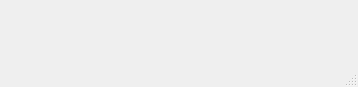
<?xml version="1.0" encoding="UTF-8"?>
<ui version="4.0">
 <class>Toast</class>
 <widget class="QMainWindow" name="Toast">
  <property name="geometry">
   <rect>
    <x>0</x>
    <y>0</y>
    <width>358</width>
    <height>87</height>
   </rect>
  </property>
  <property name="windowTitle">
   <string>MainWindow</string>
  </property>
  <property name="windowIcon">
   <iconset resource="../icons/sakia.icons.qrc">
    <normaloff>:/icons/cutecoin_logo</normaloff>:/icons/cutecoin_logo</iconset>
  </property>
  <widget class="QWidget" name="centralwidget">
   <layout class="QVBoxLayout" name="verticalLayout">
    <item>
     <widget class="QLabel" name="display">
      <property name="styleSheet">
       <string notr="true"/>
      </property>
      <property name="text">
       <string/>
      </property>
      <property name="textFormat">
       <enum>Qt::RichText</enum>
      </property>
      <property name="alignment">
       <set>Qt::AlignCenter</set>
      </property>
     </widget>
    </item>
   </layout>
  </widget>
  <widget class="QStatusBar" name="statusbar"/>
 </widget>
 <resources>
  <include location="../icons/sakia.icons.qrc"/>
 </resources>
 <connections/>
</ui>
